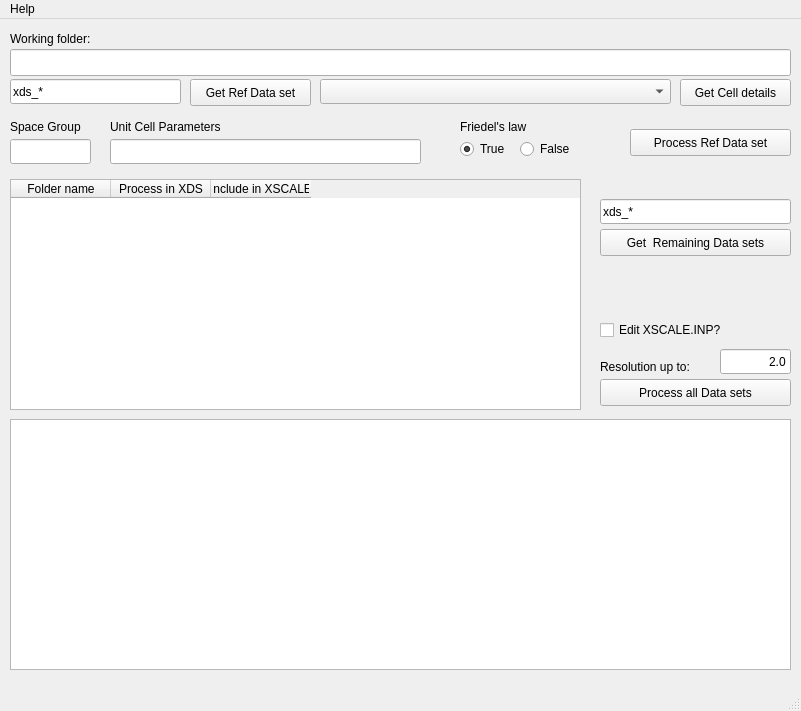
<?xml version="1.0" encoding="UTF-8"?>
<ui version="4.0">
 <class>MainWindow</class>
 <widget class="QMainWindow" name="MainWindow">
  <property name="geometry">
   <rect>
    <x>0</x>
    <y>0</y>
    <width>801</width>
    <height>711</height>
   </rect>
  </property>
  <property name="windowTitle">
   <string>MainWindow</string>
  </property>
  <widget class="QWidget" name="centralwidget">
   <widget class="QPushButton" name="pushButtonRefDSPattern">
    <property name="geometry">
     <rect>
      <x>190</x>
      <y>60</y>
      <width>121</width>
      <height>27</height>
     </rect>
    </property>
    <property name="text">
     <string>Get Ref Data set</string>
    </property>
   </widget>
   <widget class="QLineEdit" name="lineEditRefDsPattern">
    <property name="geometry">
     <rect>
      <x>10</x>
      <y>60</y>
      <width>171</width>
      <height>25</height>
     </rect>
    </property>
    <property name="text">
     <string>xds_*</string>
    </property>
   </widget>
   <widget class="QComboBox" name="comboBoxRefDS">
    <property name="geometry">
     <rect>
      <x>320</x>
      <y>60</y>
      <width>351</width>
      <height>25</height>
     </rect>
    </property>
   </widget>
   <widget class="QLineEdit" name="lineEditRemainingDSsPattern">
    <property name="geometry">
     <rect>
      <x>600</x>
      <y>180</y>
      <width>191</width>
      <height>25</height>
     </rect>
    </property>
    <property name="text">
     <string>xds_*</string>
    </property>
   </widget>
   <widget class="QPushButton" name="pushButtonRemainingDSsPattern">
    <property name="geometry">
     <rect>
      <x>600</x>
      <y>210</y>
      <width>191</width>
      <height>27</height>
     </rect>
    </property>
    <property name="text">
     <string>Get  Remaining Data sets</string>
    </property>
   </widget>
   <widget class="QTableWidget" name="table">
    <property name="geometry">
     <rect>
      <x>10</x>
      <y>160</y>
      <width>571</width>
      <height>231</height>
     </rect>
    </property>
    <property name="sizePolicy">
     <sizepolicy hsizetype="Expanding" vsizetype="Expanding">
      <horstretch>0</horstretch>
      <verstretch>2</verstretch>
     </sizepolicy>
    </property>
    <column>
     <property name="text">
      <string>Folder name</string>
     </property>
    </column>
    <column>
     <property name="text">
      <string>Process in XDS</string>
     </property>
     <property name="textAlignment">
      <set>AlignHCenter|AlignVCenter|AlignCenter</set>
     </property>
    </column>
    <column>
     <property name="text">
      <string>Include in XSCALE</string>
     </property>
     <property name="textAlignment">
      <set>AlignHCenter|AlignVCenter|AlignCenter</set>
     </property>
    </column>
   </widget>
   <widget class="QPushButton" name="pushButtonCellDetails">
    <property name="geometry">
     <rect>
      <x>680</x>
      <y>60</y>
      <width>111</width>
      <height>27</height>
     </rect>
    </property>
    <property name="text">
     <string>Get Cell details</string>
    </property>
   </widget>
   <widget class="QLineEdit" name="lineEditUnitCell">
    <property name="geometry">
     <rect>
      <x>110</x>
      <y>120</y>
      <width>311</width>
      <height>25</height>
     </rect>
    </property>
   </widget>
   <widget class="QLineEdit" name="lineEditSpaceGroup">
    <property name="geometry">
     <rect>
      <x>10</x>
      <y>120</y>
      <width>81</width>
      <height>25</height>
     </rect>
    </property>
   </widget>
   <widget class="QLabel" name="label">
    <property name="geometry">
     <rect>
      <x>10</x>
      <y>100</y>
      <width>81</width>
      <height>16</height>
     </rect>
    </property>
    <property name="text">
     <string>Space Group</string>
    </property>
   </widget>
   <widget class="QLabel" name="label_2">
    <property name="geometry">
     <rect>
      <x>110</x>
      <y>100</y>
      <width>161</width>
      <height>16</height>
     </rect>
    </property>
    <property name="text">
     <string>Unit Cell Parameters</string>
    </property>
   </widget>
   <widget class="QPushButton" name="pushButtonProcessRefDS">
    <property name="geometry">
     <rect>
      <x>630</x>
      <y>110</y>
      <width>161</width>
      <height>27</height>
     </rect>
    </property>
    <property name="text">
     <string>Process Ref Data set</string>
    </property>
   </widget>
   <widget class="QPushButton" name="pushButtonProcessAllDS">
    <property name="geometry">
     <rect>
      <x>600</x>
      <y>360</y>
      <width>191</width>
      <height>27</height>
     </rect>
    </property>
    <property name="text">
     <string>Process all Data sets</string>
    </property>
   </widget>
   <widget class="QTextBrowser" name="textBrowser">
    <property name="geometry">
     <rect>
      <x>10</x>
      <y>400</y>
      <width>781</width>
      <height>251</height>
     </rect>
    </property>
   </widget>
   <widget class="QLineEdit" name="lineEditResolution">
    <property name="geometry">
     <rect>
      <x>720</x>
      <y>330</y>
      <width>71</width>
      <height>25</height>
     </rect>
    </property>
    <property name="text">
     <string>2.0</string>
    </property>
    <property name="alignment">
     <set>Qt::AlignRight|Qt::AlignTrailing|Qt::AlignVCenter</set>
    </property>
   </widget>
   <widget class="QLabel" name="label_3">
    <property name="geometry">
     <rect>
      <x>600</x>
      <y>340</y>
      <width>111</width>
      <height>16</height>
     </rect>
    </property>
    <property name="text">
     <string>Resolution up to:</string>
    </property>
   </widget>
   <widget class="QLabel" name="label_4">
    <property name="geometry">
     <rect>
      <x>460</x>
      <y>100</y>
      <width>131</width>
      <height>16</height>
     </rect>
    </property>
    <property name="text">
     <string>Friedel's law</string>
    </property>
   </widget>
   <widget class="QRadioButton" name="radioButtonFriedelTrue">
    <property name="geometry">
     <rect>
      <x>460</x>
      <y>120</y>
      <width>102</width>
      <height>20</height>
     </rect>
    </property>
    <property name="text">
     <string>True</string>
    </property>
    <property name="checked">
     <bool>true</bool>
    </property>
   </widget>
   <widget class="QRadioButton" name="radioButtonFriedelFalse">
    <property name="geometry">
     <rect>
      <x>520</x>
      <y>120</y>
      <width>102</width>
      <height>20</height>
     </rect>
    </property>
    <property name="text">
     <string>False</string>
    </property>
   </widget>
   <widget class="QLineEdit" name="lineEditWorkingFolder">
    <property name="geometry">
     <rect>
      <x>10</x>
      <y>30</y>
      <width>781</width>
      <height>27</height>
     </rect>
    </property>
   </widget>
   <widget class="QLabel" name="label_5">
    <property name="geometry">
     <rect>
      <x>10</x>
      <y>10</y>
      <width>171</width>
      <height>20</height>
     </rect>
    </property>
    <property name="text">
     <string>Working folder:</string>
    </property>
   </widget>
   <widget class="QCheckBox" name="checkBoxNedit">
    <property name="geometry">
     <rect>
      <x>600</x>
      <y>300</y>
      <width>191</width>
      <height>22</height>
     </rect>
    </property>
    <property name="text">
     <string>Edit XSCALE.INP?</string>
    </property>
   </widget>
  </widget>
  <widget class="QMenuBar" name="menubar">
   <property name="geometry">
    <rect>
     <x>0</x>
     <y>0</y>
     <width>801</width>
     <height>25</height>
    </rect>
   </property>
   <property name="defaultUp">
    <bool>false</bool>
   </property>
   <widget class="QMenu" name="menuHelp">
    <property name="title">
     <string>Help</string>
    </property>
    <addaction name="actionAbout"/>
   </widget>
   <addaction name="menuHelp"/>
  </widget>
  <widget class="QStatusBar" name="statusbar"/>
  <action name="actionAbout">
   <property name="text">
    <string>About</string>
   </property>
  </action>
 </widget>
 <resources/>
 <connections>
  <connection>
   <sender>comboBoxRefDS</sender>
   <signal>activated(QString)</signal>
   <receiver>statusbar</receiver>
   <slot>showMessage(QString)</slot>
   <hints>
    <hint type="sourcelabel">
     <x>348</x>
     <y>85</y>
    </hint>
    <hint type="destinationlabel">
     <x>225</x>
     <y>710</y>
    </hint>
   </hints>
  </connection>
 </connections>
</ui>
